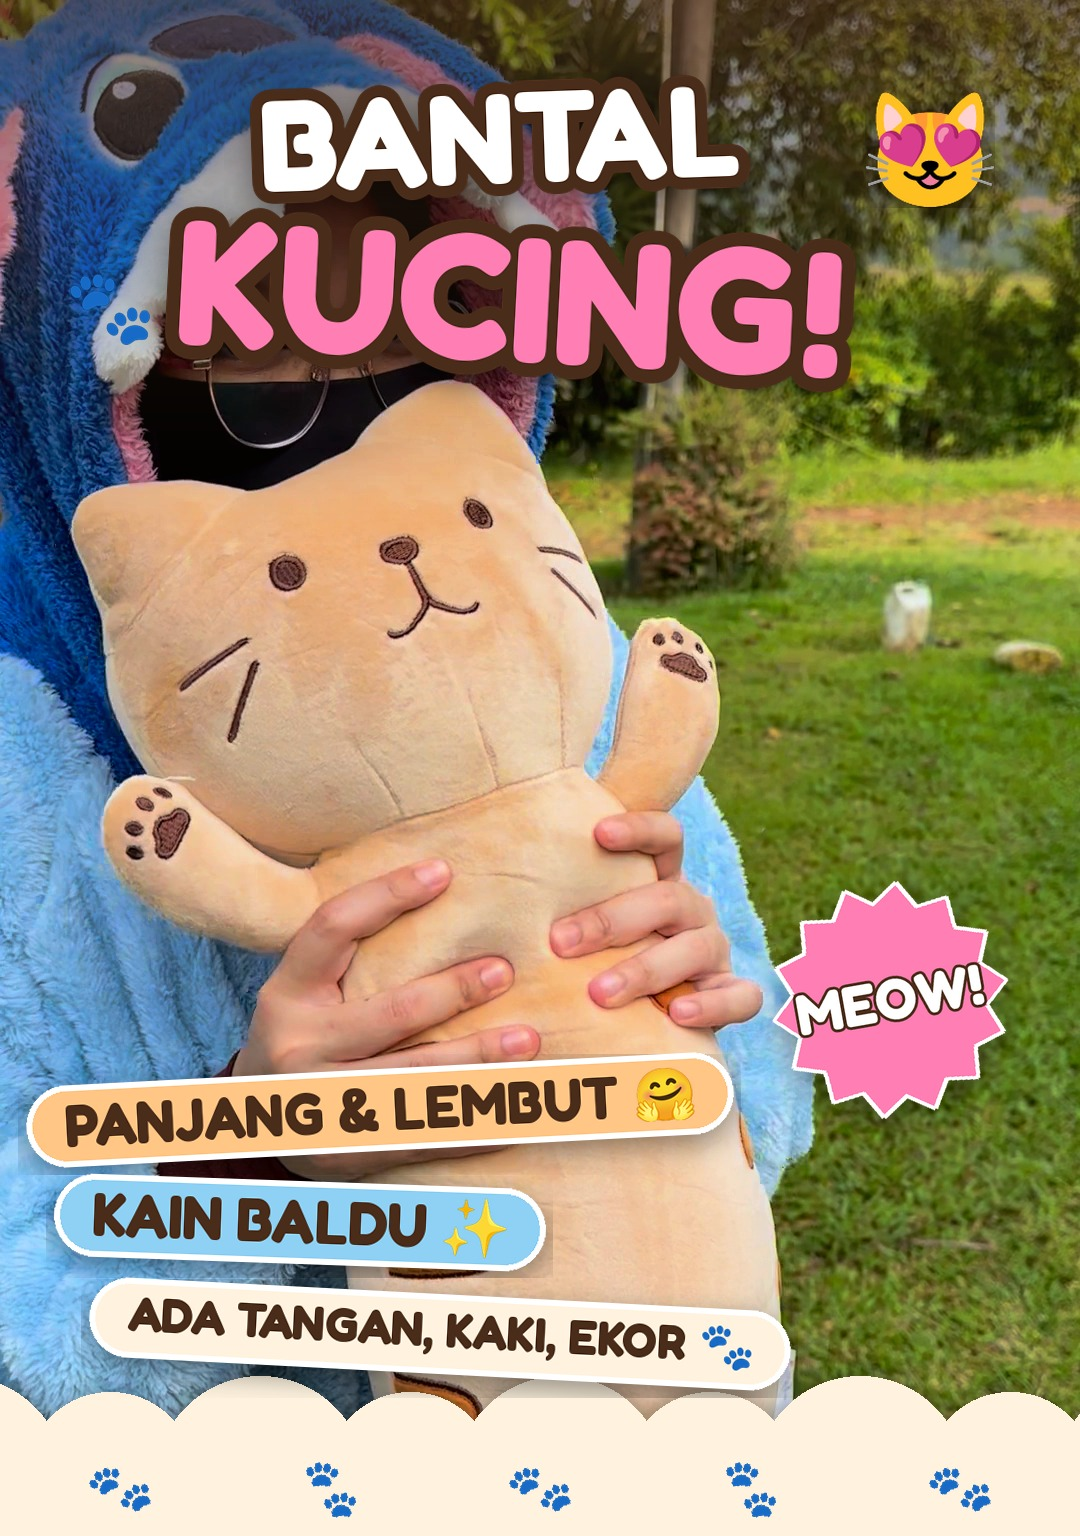

Generate this figure with Python:
#!/usr/bin/env python3
"""TikTok cover (1080x1536) for the long cat pillow video.

Usage: python3 cover.py <frame.png> <out.png>
Canvas is 1080x1536 (20% shorter than 1920); key text stays inside a 3:4 crop (y 48-1488).
"""
import math
import os
import sys

from PIL import Image, ImageDraw, ImageEnhance, ImageFilter, ImageFont

SRC, OUT = sys.argv[1:3]
HERE = os.path.dirname(os.path.abspath(__file__))
FONT = os.path.join(HERE, "fonts", "Fredoka-Bold.ttf")
EMOJI = "/usr/share/fonts/truetype/noto/NotoColorEmoji.ttf"
W, H = 1080, 1536          # 20% shorter than 9:16 (1920), per request
SRC_H, CROP_TOP = 1920, 0  # crop window taken from the 1080x1920 frame

COCOA = (74, 44, 26)
CARAMEL = (255, 198, 133)
CREAM = (255, 243, 223)
PINK = (255, 126, 179)
SKY = (142, 209, 245)
WHITE = (255, 255, 255)


def font(size):
    return ImageFont.truetype(FONT, size)


def emoji(ch, size):
    f = ImageFont.truetype(EMOJI, 109)
    im = Image.new("RGBA", (160, 160))
    ImageDraw.Draw(im).text((10, 10), ch, font=f, embedded_color=True)
    im = im.crop(im.getbbox())
    return im.resize((size, int(size * im.height / im.width)), Image.LANCZOS)


def shadow(layer, offset=(0, 10), blur=14, alpha=110):
    a = layer.split()[-1].filter(ImageFilter.GaussianBlur(blur))
    sh = Image.new("RGBA", layer.size, (0, 0, 0, 0))
    sh.putalpha(a.point(lambda v: v * alpha // 255))
    out = Image.new("RGBA", layer.size)
    out.alpha_composite(sh, offset)
    out.alpha_composite(layer)
    return out


def outlined_text(text, size, fill, stroke, stroke_w, rot=0):
    f = font(size)
    l, t, r, b = f.getbbox(text, stroke_width=stroke_w)
    im = Image.new("RGBA", (r - l + 40, b - t + 40))
    ImageDraw.Draw(im).text((20 - l, 20 - t), text, font=f, fill=fill, stroke_width=stroke_w, stroke_fill=stroke)
    return im.rotate(rot, resample=Image.BICUBIC, expand=True)


def pill(text, size, bg, fg, icon=None, rot=0, pad=(38, 18)):
    f = font(size)
    l, t, r, b = f.getbbox(text)
    tw, th = r - l, b - t
    ic = emoji(icon, int(size * 1.05)) if icon else None
    iw = ic.width + 16 if ic else 0
    w, h = tw + iw + pad[0] * 2, th + pad[1] * 2
    im = Image.new("RGBA", (w + 12, h + 12))
    d = ImageDraw.Draw(im)
    d.rounded_rectangle((6, 6, w + 6, h + 6), radius=h // 2, fill=bg, outline=WHITE, width=6)
    d.text((6 + pad[0] - l, 6 + pad[1] - t), text, font=f, fill=fg)
    if ic:
        im.alpha_composite(ic, (6 + pad[0] + tw + 16, 6 + (h - ic.height) // 2))
    return im.rotate(rot, resample=Image.BICUBIC, expand=True)


def paste_center(base, layer, cx, cy):
    base.alpha_composite(layer, (int(cx - layer.width / 2), int(cy - layer.height / 2)))


def main():
    img = Image.open(SRC).convert("RGB").resize((W, SRC_H), Image.LANCZOS)
    img = img.crop((0, CROP_TOP, W, CROP_TOP + H))
    img = ImageEnhance.Color(img).enhance(1.18)
    img = ImageEnhance.Contrast(img).enhance(1.06)
    img = ImageEnhance.Brightness(img).enhance(1.04)
    base = img.convert("RGBA")

    # soft top gradient so the title reads over the trees
    grad = Image.new("RGBA", (W, H))
    gd = ImageDraw.Draw(grad)
    for y in range(0, 560):
        a = int(170 * (1 - y / 560) ** 1.5)
        gd.line([(0, y), (W, y)], fill=(*COCOA, a))
    base.alpha_composite(grad)

    # cream scallops at the bottom with paw prints
    edge = Image.new("RGBA", (W, H))
    ed = ImageDraw.Draw(edge)
    ed.rectangle((0, 1460, W, H), fill=(*CREAM, 255))
    for i, x in enumerate(range(-40, W + 120, 150)):
        r = 105 if i % 2 == 0 else 85
        ed.ellipse((x - r, 1460 - r * 0.8, x + r, 1460 + r * 1.2), fill=(*CREAM, 255))
    base.alpha_composite(shadow(edge, offset=(0, -6), blur=10, alpha=80))
    for i, x in enumerate(range(120, W, 210)):
        paste_center(base, emoji("🐾", 56).rotate(-15 if i % 2 else 15, expand=True), x, 1490)

    # title (above the cat's head)
    t1 = shadow(outlined_text("BANTAL", 130, WHITE, COCOA, 12, rot=2))
    t2 = shadow(outlined_text("KUCING!", 178, PINK, COCOA, 14, rot=-3))
    paste_center(base, t1, W / 2 - 40, 140)
    paste_center(base, t2, W / 2 - 30, 300)
    paste_center(base, shadow(emoji("😻", 130)), 930, 150)
    paste_center(base, emoji("🐾", 80), 110, 310)

    # feature badges (bottom-left, over the cat's lower body)
    paste_center(base, shadow(pill("PANJANG & LEMBUT", 58, CARAMEL, COCOA, "🤗", rot=3)), 380, 1110)
    paste_center(base, shadow(pill("KAIN BALDU", 60, SKY, COCOA, "✨", rot=-2)), 300, 1222)
    paste_center(base, shadow(pill("ADA TANGAN, KAKI, EKOR", 48, CREAM, COCOA, "🐾", rot=-3)), 440, 1334)

    # "MEOW!" burst
    burst = Image.new("RGBA", (360, 360))
    bd = ImageDraw.Draw(burst)
    pts = []
    for i in range(28):
        ang = i * math.pi / 14
        r = 170 if i % 2 == 0 else 140
        pts.append((180 + r * math.cos(ang), 180 + r * math.sin(ang)))
    bd.polygon(pts, fill=PINK)
    bd.line(pts + [pts[0]], fill=WHITE, width=6)
    f1 = font(82)
    l, t, r, b = f1.getbbox("MEOW!")
    bd.text((180 - (r - l) / 2 - l, 180 - (b - t) / 2 - t), "MEOW!", font=f1, fill=WHITE, stroke_width=4,
            stroke_fill=COCOA)
    burst = shadow(burst.rotate(10, resample=Image.BICUBIC, expand=True).resize((290, 290), Image.LANCZOS))
    paste_center(base, burst, 890, 1000)

    base.convert("RGB").save(OUT, quality=95)


if __name__ == "__main__":
    main()
